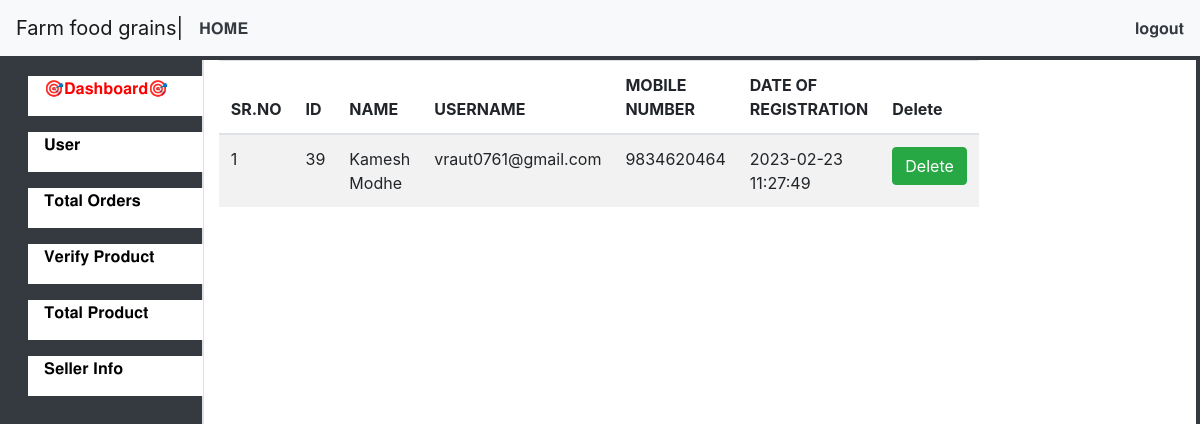
/aadmin/users.php (signed in), run on the app's committed database.
### tables this page shows
CREATE TABLE `user` (
  `sno` int(11) NOT NULL,
  `name` varchar(20) NOT NULL,
  `username` varchar(20) NOT NULL,
  `mobile` varchar(15) NOT NULL,
  `password` varchar(20) NOT NULL,
  `dt` datetime NOT NULL DEFAULT current_timestamp()
);

### aadmin/users.php (the view, shortened to what this page needs)
 <!DOCTYPE html>
<html lang="en">
	<head>
		<link rel="stylesheet" href="https://cdn.jsdelivr.net/npm/bootstrap@4.6.0/dist/css/bootstrap.min.css">
	</head>
	<body>
				<nav class="navbar navbar-expand-lg navbar-light bg-light">
				  <a class="navbar-brand" href="#">Farm food grains|</a>
						<a href="homepg.php" style="text-decoration: none;" class="text-dark">𝐇𝐎𝐌𝐄</a>
				  <div class="collapse navbar-collapse justify-content-end" id="navbarSupportedContent">
				    <ul class="navbar-nav ms-auto">
				      <li class="nav-item">
						<a href="logou.php" style="text-decoration: none;" class="text-dark">𝐥𝐨𝐠𝐨𝐮𝐭</a>
				      </li>
				    </ul>
				  </div>
				</nav>
				<div class="container-fluid bg-dark">
					<div class="row p-1" style="height: 100vh;">
						<div class="col-sm-2 ml-0 bg-dark border-right p-0" style="height: 100vh;">
							<div class="row bg-white ml-4 mt-3" style="border-radius: 00px; height: 40px; width: 100%; ">
								<p class="text-dark ml-3"><a href="index.php" style="text-decoration: none; color:Red;">🎯𝐃𝐚𝐬𝐡𝐛𝐨𝐚𝐫𝐝🎯</a></p>
							</div>
							<div class=" row bg-white ml-4 mt-3" style="border-radius: 00px; height: 40px; width: 100%;">
						<p class="text-dark ml-3"><a href="users.php" style="text-decoration: none; color: black;">𝐔𝐬𝐞𝐫</a></p>
					  </div>
					  <div class="row bg-white ml-4 mt-3" style="border-radius: 00px; height: 40px; width: 100%;">
						  <p class="text-dark ml-3"><a href="orders.php" style="text-decoration: none; color: black;">𝐓𝐨𝐭𝐚𝐥 𝐎𝐫𝐝𝐞𝐫𝐬</a></p>
					  </div>
					  <div class="row bg-white ml-4 mt-3" style="border-radius: 00px; height: 40px; width: 100%;">
						  <p class="text-dark ml-3"><a href="Product.php" style="text-decoration: none; color: black;">𝐕𝐞𝐫𝐢𝐟𝐲 𝐏𝐫𝐨𝐝𝐮𝐜𝐭</a></p>
                      </div>
						  <div class="row bg-white ml-4 mt-3" style="border-radius: 00px; height: 40px; width: 100%;">
						  <p class="text-dark ml-3"><a href="allproduct.php" style="text-decoration: none; color: black;">𝐓𝐨𝐭𝐚𝐥 𝐏𝐫𝐨𝐝𝐮𝐜𝐭</a></p>
					  </div>
					  <div class="row bg-white ml-4 mt-3" style="border-radius: 00px; height: 40px; width: 100%;">
						  <p class="text-dark ml-3"><a href="seller_info.php" style="text-decoration: none; color: black;">𝐒𝐞𝐥𝐥𝐞𝐫 𝐈𝐧𝐟𝐨</a></p>
					  </div>
						</div>
						<div class="col-sm-10 mr-0 bg-white border-left p-0" style="height: 100vh; width: 100%;">
    <main class="mt-100">
    <div class="col-sm-9">
    <table  class="table table-bordred table-striped">
    <thead>
      <tr>
        <th>SR.NO</th>
        <th>ID</th>
        <th>NAME</th>
        <th>USERNAME</th>
        <th>MOBILE NUMBER</th>
		<th>DATE OF REGISTRATION</th>
		<th>Delete</th>
      </tr>
    </thead>
    <?php
    $a=1;
$conn = mysqli_connect("localhost","root","","users");
            $query = "select * from user";
            $result=mysqli_query($conn,$query);
            while($row=mysqli_fetch_assoc($result))
            {
            ?>
    <tbody>
      <tr>
      <td>
        <?php echo $a ?></td>
        <td><?php echo $row['sno'] ?></td>
        <td><?php echo $row['name'] ?></td>
        <td><?php echo $row['username'] ?></td>
		<td><?php echo $row['mobile'] ?></td>
        <td><?php echo $row['dt'] ?></td>
        <td><a href="users.php?id=<?= $row['sno']; ?>" class="btn btn-success ">Delete</a></td>
      </tr>
      <?php
      $a++;
       }
      ?>
    </tbody>
  </table>
      </main>
    </div>
</div>
</body>
</head>
</html>

### data on the page
user: sno "39", name "Kamesh Modhe", username "vraut0761@gmail.com", mobile "9834620464", dt "2023-02-23 11:27:49"
